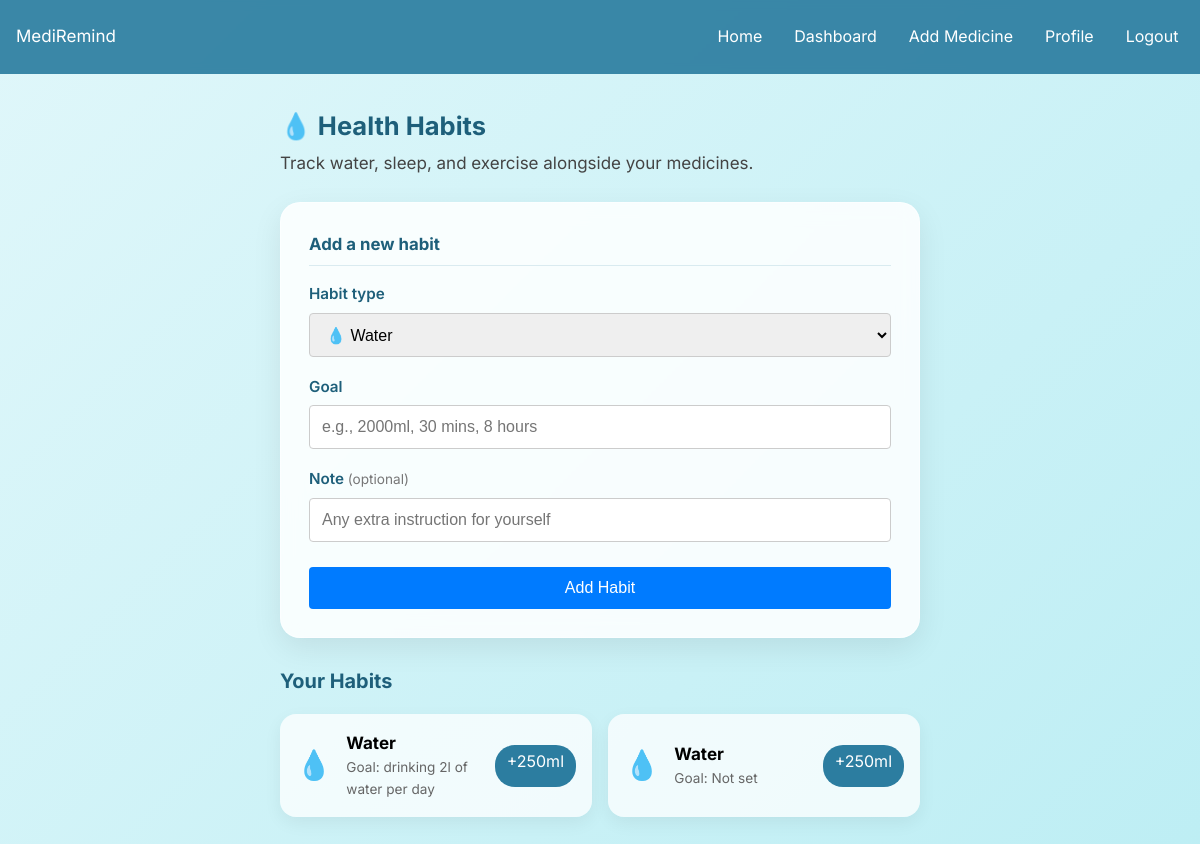
Page /habits (signed in) on the committed database.
### tables this page shows
CREATE TABLE health_habits (
        habit_id INTEGER PRIMARY KEY AUTOINCREMENT,
        patient_id INTEGER NOT NULL,
        habit_type TEXT,
        goal TEXT,
        instruction TEXT,
        FOREIGN KEY (patient_id) REFERENCES users (user_id)
    );

### app.py (the view, shortened to what this page needs)
@app.route('/habits', methods=['GET', 'POST'])
def habits():
    if 'user_id' not in session:
        return redirect(url_for('login'))
    patient_id = session['user_id']
    conn = get_db()
    c = conn.cursor()
    c.execute("SELECT * FROM health_habits WHERE patient_id = ?", (patient_id,))
    habits_list = c.fetchall()
    conn.close()
    return render_template('habits.html', habits=habits_list)

### app.py (called while the page is built)
def get_db():
    return sqlite3.connect('medicine.db')

### templates/habits.html (shortened to what this page needs)
{% extends "base.html" %}
{% block content %}
<div class="form-page">
    <h2>💧 Health Habits</h2>
    <p class="page-subtitle">Track water, sleep, and exercise alongside your medicines.</p>
    <form method="POST" class="form-card">
        <div class="form-section">
            <h3 class="form-section-title">Add a new habit</h3>
            <div class="form-group">
                <label for="habit_type">Habit type</label>
                <select id="habit_type" name="habit_type">
                    <option value="water">💧 Water</option>
                </select>
            </div>
            <div class="form-group">
                <label for="goal">Goal</label>
                <input type="text" id="goal" name="goal" placeholder="e.g., 2000ml, 30 mins, 8 hours">
            </div>
            <div class="form-group">
                <label for="instruction">Note <span class="hint-text">(optional)</span></label>
                <input type="text" id="instruction" name="instruction" placeholder="Any extra instruction for yourself">
            </div>
        </div>
        <button type="submit" class="btn btn-primary form-submit">Add Habit</button>
    </form>
    <h3 class="section-heading">Your Habits</h3>
    {% if habits %}
    <div class="habits-grid">
        {% for habit in habits %}
        <div class="habit-card">
            <span class="habit-icon">
                {% if habit[2] == 'water' %}💧{% elif habit[2] == 'exercise' %}🏃{% elif habit[2] == 'sleep' %}😴{% else %}📝{% endif %}
            </span>
            <div class="habit-details">
                <strong>{{ habit[2]|capitalize }}</strong>
                <span class="habit-goal">Goal: {{ habit[3] or 'Not set' }}</span>
            </div>
            {% if habit[2] == 'water' %}
            <a href="/habits?log_water=1&amount=250&habit_id={{ habit[0] }}" class="btn btn-sm">+250ml</a>
            {% endif %}
        </div>
        {% endfor %}
    </div>
    {% else %}
    <p>You haven't added any habits yet. Start with your water goal above! 🌱</p>
    {% endif %}
</div>
{% endblock %}

### static/css/style.css (style rules this page uses)
* { margin: 0; padding: 0; box-sizing: border-box; }
body { font-family: 'Inter', Arial, sans-serif; min-height: 100vh; background: linear-gradient(135deg, #e0f7fa, #b2ebf2, #80deea, #4dd0e1); background-size: 400% 400%; animation: gradientMove 15s ease infinite; }
.btn { padding: 8px 16px; border: none; border-radius: 4px; cursor: pointer; text-decoration: none; display: inline-block; transition: all 0.3s ease; }
.btn-primary { background: #007bff; color: white; }
.btn-sm { font-size: 0.9rem; padding: 4px 12px; background-color: #2c7da0; color: white; border-radius: 20px; }
input, select { padding: 8px; border-radius: 4px; border: 1px solid #ccc; width: 100%; max-width: 300px; }
body { font-size: 17px; line-height: 1.6; }
a { color: #1e5f7a; }
.btn { min-height: 42px; font-size: 1rem; }
button, .btn, input, select, a.btn { -webkit-tap-highlight-color: rgba(44,125,160,0.2); }
.form-page { max-width: 640px; margin: 0 auto; }
.form-page h2 { color: #1e5f7a; margin-bottom: 0.25rem; }
.page-subtitle { color: #444; margin-bottom: 1.5rem; }
.form-card { background: rgba(255, 255, 255, 0.85); backdrop-filter: blur(10px); -webkit-backdrop-filter: blur(10px); border: 1px solid rgba(255,255,255,0.5); border-radius: 20px; padding: 1.75rem; box-shadow: 0 10px 30px rgba(0,0,0,0.08); }
.form-section { margin-bottom: 1.75rem; }
.form-section:last-of-type { margin-bottom: 1rem; }
.form-section-title { color: #1e5f7a; font-size: 1.05rem; margin-bottom: 1rem; padding-bottom: 0.5rem; border-bottom: 1px solid rgba(44,125,160,0.15); }
.form-group { margin-bottom: 1.1rem; text-align: left; }
.form-group label { display: block; font-weight: 600; color: #1e5f7a; margin-bottom: 0.4rem; font-size: 0.95rem; }
.hint-text { font-weight: 400; color: #777; font-size: 0.85rem; }
.form-submit { width: 100%; margin-top: 0.5rem; }
input, select { font-size: 1rem; padding: 11px 12px; max-width: 100%; min-height: 44px; }
.section-heading { color: #1e5f7a; margin: 1.75rem 0 1rem; }
.habits-grid { display: grid; grid-template-columns: repeat(auto-fit, minmax(240px, 1fr)); gap: 1rem; }
.habit-card { display: flex; align-items: center; gap: 0.9rem; background: rgba(255,255,255,0.75); border-radius: 16px; padding: 1rem; box-shadow: 0 6px 18px rgba(0,0,0,0.06); }
.habit-icon { font-size: 1.8rem; flex-shrink: 0; }
.habit-details { display: flex; flex-direction: column; flex: 1; }
.habit-goal, .habit-note { font-size: 0.85rem; color: #666; }

### rows in the picture
health_habits: habit_type "Water", goal "drinking 2l of water per day"
health_habits: habit_type "Water", goal "Not set"
